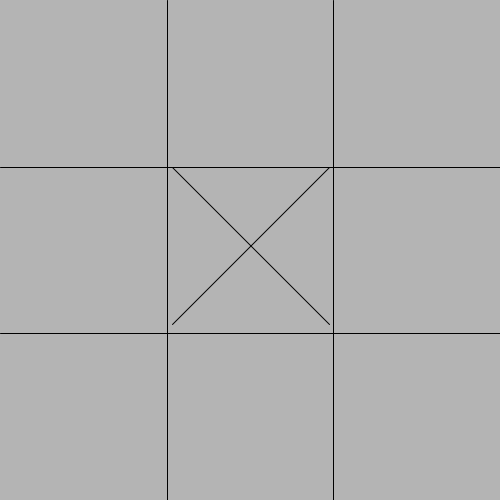
Frame 1 (no input)
Frame 2 (the mouse pressed at the canvas centre, redrawn once): identical to frame 1, image omitted

The Processing sketch that drew this single still picture (run headless with seeded random() and noise(); the mouse was pressed at the canvas centre and the sketch redrawn once):

// Processing sketch: tic_tac_toe
// ── tic_tac_toe.pde
Board runBoard = new Board();

void setup() {
  size(500, 500);
  noLoop();
  runBoard.fillBoard();
  runBoard.updateComp(1);
}

void draw() {
  background(180);
  line(167, 0, 167, 500);
  line(333, 0, 333, 500);
  line(0, 167, 500, 167);
  line(0, 333, 500, 333);
  runBoard.drawDisplay();
  //runBoard.updateComp(1); // first move
}

void keyPressed() {
  runBoard.playerInput();
}

// ── board.pde


public class Board {
  private int[] boardArray;
  
  public int[] fillBoard() {
    boardArray = new int[BOARD];
    //"1" means the spot is marked with an O
    //"O" means the spot is marked with an X
    //"2" means the spot is empty.
    for (int fillAmount = BOARD; fillAmount > 0; fillAmount--) {
      boardArray[fillAmount - 1] = NULLSLOT;
    }
    return boardArray;
    }
    
  public void playerInput() {
  boolean playerState = true;
  boolean winState = false;
  int keyOutput = 1;
      if (key == '1') {
        keyOutput = 1;
       playerState = updatePlayer(keyOutput, playerState);
       if (playerState == true) {
         updateComp(0);
       }  
      }
      else if (key == '2') {
        keyOutput = 2;
        playerState = updatePlayer(keyOutput, playerState);
        if (playerState == true) {
         updateComp(0);
       }
      }
      else if (key == '3') {
        keyOutput = 3;
        playerState = updatePlayer(keyOutput, playerState);
        if (playerState == true) {
         updateComp(0);
       }
      }
      else if (key == '4') {
        keyOutput = 4;
        playerState = updatePlayer(keyOutput, playerState);
        if (playerState == true) {
         updateComp(0);
       }
      }
      else if (key == '5') {
        keyOutput = 5;
        playerState = updatePlayer(keyOutput, playerState);
        if (playerState == true) {
         updateComp(0);
       }
      }
      else if (key == '6') {
        keyOutput = 6;
        playerState = updatePlayer(keyOutput, playerState);
        if (playerState == true) {
         updateComp(0);
       }
      }
      else if (key == '7') {
        keyOutput = 7;
        playerState = updatePlayer(keyOutput, playerState);
        if (playerState == true) {
          updateComp(0);
       }
      }
      else if (key == '8') {
        keyOutput = 8;
        playerState = updatePlayer(keyOutput, playerState);
        if (playerState == true) {
         updateComp(0);
       }
      }
      else if (key == '9') {
        keyOutput = 9;
        playerState = updatePlayer(keyOutput, playerState);
        if (playerState == true) {
         updateComp(0);
       }
      } else {
        keyOutput = 0;
        println("Not A Valid Input!");
      }
      for (int i = 0; i < BOARD; i++) {
         winState = winStates(winState, i);
       }
       if (winState == true) {
         println("Game Complete!");
       }
       if (winState == false) {
         boolean drawState = true;
         for (int i = BOARD; i > 0; i--) {
           if (boardArray[i - 1] == 2) {
             drawState = false;
           } 
         }
         if (drawState == false ) {
           println("Game Still in Play!");
         }
         if (drawState == true) {
           println("Game Ends in Draw!");
         }
       }
      println(keyOutput);
    }
  
  public void drawDisplay() {
    for (int i = BOARD; i > 0; i--) {
      if (boardArray[i - 1] == 0) {
        updateBoard(0, i);
        checkScreenUpdateType(0, i);
      }
      if (boardArray[i - 1] == 1) {
        checkScreenUpdateType(1, i);
      }
    }
  }
  
  private void updateScreen(int type, int xShape, int yShape) {
    Shapes drawShape = new Shapes();
    if (type == 1) {
      drawShape.drawCircle(xShape, yShape, CIRCLEDIAMETER);
    } else {
      drawShape.drawX(xShape, yShape);
    }
    redraw();
  }
  
  public boolean updatePlayer(int input, boolean playerState) { // re-add a check variable later...
    println("Player Moved.");
    if (boardArray[input - 1] == NULLSLOT) {
      checkScreenUpdateType(1, input);
      updateBoard(1, input);
      playerState = true;
    } else {
      playerState = false;
      println("Space already taken, please choose another space!");
    }
    return playerState;
  }
  
  public void updateComp(int type) {
    boolean checkResult = false;
    int compMove = 5;
    if (type == 1) {
      updateScreen(COMPUTER, LINEVALUE2, LINEVALUE2); // first move
      compMove = 5;
    } else {
      while (checkResult == false) {
        compMove = int(random(1, 9.1)); //randomly selects a square
        if (boardArray[compMove - 1] == NULLSLOT) {
          checkScreenUpdateType(COMPUTER, compMove);
          checkResult = true;
        }
      }
    }
    updateBoard(0, compMove);
    println("Computer Moved.");
  }
  
  private int[] updateBoard(int type, int input) {
    if (boardArray[input - 1] == NULLSLOT) {
          boardArray[input - 1] = type;
    }
    return boardArray;
  }
  
  private boolean checkWinCondition(int[] checkWin, boolean winCondition, int pos1, int pos2, int pos3) {
    if (checkWin[pos1] == 1 && checkWin[pos2] == 1 && checkWin[pos3] == 1) {
      winCondition = true;
      println("Player Wins!");
    }
    if (checkWin[pos1] == 0 && checkWin[pos2] == 0 && checkWin[pos3] == 0) {
      winCondition = true;
      println("Computer Wins!");
    }
    return winCondition; // returns in computer or player wins. 
  }
  
  public boolean winStates(boolean win, int input) {
    switch (input) {
      case 1: input = 1;
        win = checkWinCondition(boardArray, win, 0, 3, 6);
        if (win == true) {
          break;
        }
      case 2: input = 2;
        win = checkWinCondition(boardArray, win, 1, 4, 7);
        if (win == true) {
          break;
        }
      case 3: input = 3;
        win = checkWinCondition(boardArray, win, 2, 5, 8);
        if (win == true) {
          break;
        }
      case 4: input = 4;
        win = checkWinCondition(boardArray, win, 0, 1, 2);
        if (win == true) {
          break;
        }
      case 5: input = 5;
        win = checkWinCondition(boardArray, win, 3, 4, 5);
        if (win == true) {
          break;
        }
      case 6: input = 6;
        win = checkWinCondition(boardArray, win, 6, 7, 8);
        if (win == true) {
          break;
        }
      case 7: input = 7;
        win = checkWinCondition(boardArray, win, 2, 4, 6);
        if (win == true) {
          break;
        }
      case 8: input = 8;
        win = checkWinCondition(boardArray, win, 0, 4, 8);
        if (win == true) {
          break;
        }
      default: 
        win = false;
    }
    return win;  
  }
  
  private int[] checkScreenUpdateType(int type, int input) {   
    switch (input) {
      case 1: input = 1; // 0,0
          if (type == COMPUTER) {
            updateScreen(COMPUTER, LINEVALUE1, LINEVALUE1 );
          } else {
            updateScreen(PLAYER, CIRCLECENTER0, CIRCLECENTER0);
          }
        break;
      case 2: input = 2; // 1,0
          if (type == COMPUTER) {
            updateScreen(COMPUTER, LINEVALUE2, LINEVALUE1 );
          } else {
            updateScreen(PLAYER, CIRCLECENTER1, CIRCLECENTER0);
          }
        break;
      case 3: input = 3; // 2,0
          if (type == COMPUTER) {
            updateScreen(COMPUTER, LINEVALUE3, LINEVALUE1 );
          } else {
            updateScreen(PLAYER, CIRCLECENTER2, CIRCLECENTER0);
          }
        break;
      case 4: input = 4; // 0,1
          if (type == COMPUTER) {
            updateScreen(COMPUTER, LINEVALUE1, LINEVALUE2);
          } else {
            updateScreen(PLAYER, CIRCLECENTER0, CIRCLECENTER1);
          }
        break;
      case 5: input = 5; // 1,1
          if (type == COMPUTER) {
            updateScreen(COMPUTER, LINEVALUE2, LINEVALUE2 );
          } else {
            updateScreen(PLAYER, CIRCLECENTER1, CIRCLECENTER1);
          }
        break;
      case 6: input = 6; // 1,2
         // result = true;
          if (type == COMPUTER) {
            updateScreen(COMPUTER, LINEVALUE3, LINEVALUE2 );
          } else {
            updateScreen(PLAYER, CIRCLECENTER2, CIRCLECENTER1);
          }
        break;
      case 7: input = 7; // 2,0
         // result = true;
          if (type == COMPUTER) {
            updateScreen(COMPUTER, LINEVALUE1, LINEVALUE3);
          } else {
            updateScreen(PLAYER, CIRCLECENTER0, CIRCLECENTER2);
          }
        break;
      case 8: input = 8; // 2,1
          if (type == COMPUTER) {
            updateScreen(COMPUTER, LINEVALUE2, LINEVALUE3);
          } else {
            updateScreen(PLAYER, CIRCLECENTER1, CIRCLECENTER2);
          }
        break;
      case 9: input = 9; // 2,2
          if (type == COMPUTER) {
            updateScreen(COMPUTER, LINEVALUE3, LINEVALUE3);
          } else {
            updateScreen(PLAYER, CIRCLECENTER2, CIRCLECENTER2);
          }
        break;
      default: boardArray[4] = COMPUTER;
    }
    return boardArray;
  }
}

// ── constants.pde
//Constants

public static final int CIRCLEDIAMETER = 146;

public static final int CIRCLECENTER0 = 83; //center of circle (X-Values)
public static final int CIRCLECENTER1 = 250;
public static final int CIRCLECENTER2 = 416;

public static final int LEFTLINEDISTANCE = 5; //Distance from left line
public static final int COMPUTERLINEDISTANCE = 157; //Distance from the initial point to the 
//rest of the points (uniform since it is essentially a square)

public static final int LINEVALUE1 = 0; //values needed to render lines.
public static final int LINEVALUE2 = 167;
public static final int LINEVALUE3 = 333;
public static final int LINEVALUE4 = 500;

public static final int BOARD = 9; //board dimensions.

public static final int PLAYER = 1; 
public static final int COMPUTER = 0;
public static final int NULLSLOT = 2;

// ── shapes.pde
public class Shapes {
  
  public void drawCircle(int x, int y, int diameter) {
    circle(x, y, diameter); 
  }
  
  public void drawX(int x, int y) { //x and y here represent the top left corner. 
    //how to find other points:
    int topLeftX;
    int topLeftY;
    int topRightX;
    int topRightY;
    int bottomLeftX;
    int bottomLeftY;
    int bottomRightX;
    int bottomRightY;
    
    topLeftX = (x + LEFTLINEDISTANCE);
    topLeftY = y;
    
    topRightX = (topLeftX + COMPUTERLINEDISTANCE);
    topRightY = y;
    
    bottomLeftX = topLeftX;
    bottomLeftY = (topLeftY + COMPUTERLINEDISTANCE);
    
    bottomRightX = (topLeftX + COMPUTERLINEDISTANCE);
    bottomRightY = bottomLeftY;
    
    line(topLeftX, topLeftY, bottomRightX, bottomRightY);
    line(bottomLeftX, bottomLeftY, topRightX, topRightY);
    
  }
}
